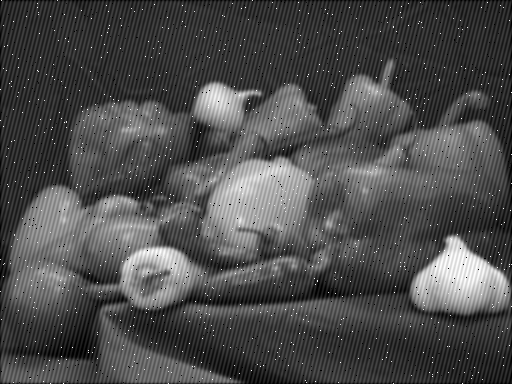
#> input picture images/input.png, 512 x 384 px; the run also reads 1 picture not shown here
$ python main.py
#> lines starting #> are read from the running program, lines starting #| are printed output that depends on the picture; after the words box and inside, x2 and y2 are one past the last pixel; in counts of white or black regions, pixels touching at a corner belong together; long printed decimals are rounded
#> in read_image, returned value is the input picture: shape (384, 512); min 0, max 255, mean 75.9
#> call 2 of read_image, with path = 'images/original.png'
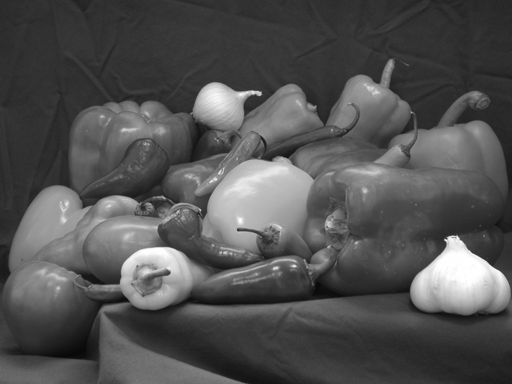
#> input picture images/original.png, 512 x 384 px
#> in read_image, returned value is the input picture: shape (384, 512); min 8, max 255, mean 81.7
### notch_filter.py
import cv2
import numpy as np

from magnitude_spectrum import get_magnitude_spectrum, reverse_transform


def read_reject_filter():
    img = cv2.imread("images/notch-reject-filter.png", cv2.IMREAD_UNCHANGED)

    h, w, _ = img.shape
#> h = 384; w = 512
    result = np.ones((h, w), dtype=np.uint8)

    for v in range(h):
        for u in range(w):
            if img[v, u][3] != 0:
                result[v, u] = 0
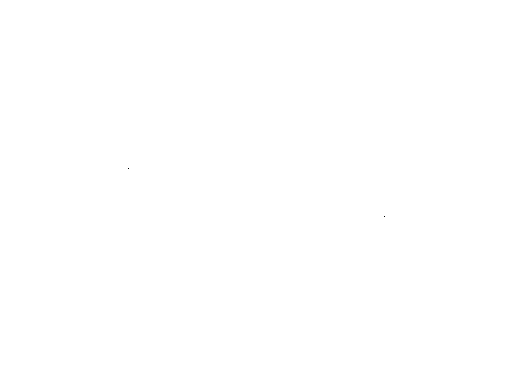
#> result: shape (384, 512); values 0 (black) and 1 (white), 100% white; black in thin lines or dots, all inside (x1, y1, x2, y2) = (128, 168, 385, 217)

    return result


def notch_filter(img):
    reject_filter = read_reject_filter()

    f, fshift, _ = get_magnitude_spectrum(img)

    f_filtered = np.multiply(fshift, reject_filter)
    img_back = reverse_transform(f_filtered)

    return np.uint8(img_back)

### magnitude_spectrum.py
import numpy as np


def get_magnitude_spectrum(img):
    f = np.fft.fft2(img)
    fshift = np.fft.fftshift(f)
    magnitude_spectrum = 20 * np.log(np.abs(fshift))
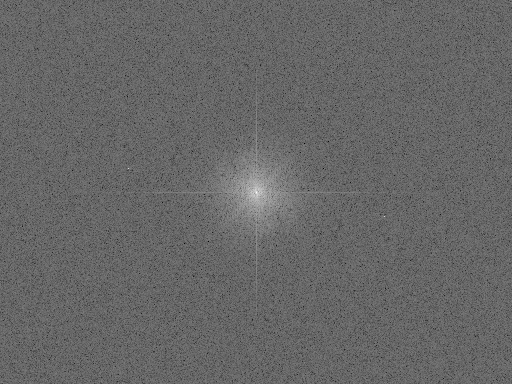
#> magnitude_spectrum: shape (384, 512) float64; min 60.23, max 330.4, mean 169.4; drawn with min black and max white
    return f, fshift, magnitude_spectrum


def reverse_transform(fshift):
    f_ishift = np.fft.ifftshift(fshift)
    img = np.fft.ifft2(f_ishift)
    return np.abs(img)

### snp.py
import cv2
import numpy as np

from median_filter import selective_median_filter


def read_noise_matrix():
    img = cv2.imread("images/snp_noise.png", cv2.IMREAD_UNCHANGED)
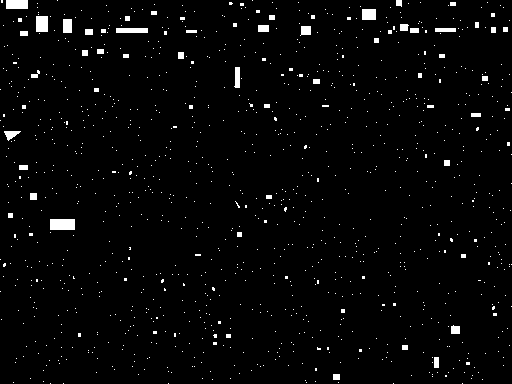
#> input picture images/snp_noise.png, 512 x 384 px
#> img is the input picture: shape (384, 512, 4); mean B, G, R, A 6, 6, 6, 2.6
    if img is None:
        return None

    return img


# [18 lines left out: function scan_noise_matrix, not called in this run]


def sp_denoise(img):
    sp_noise_matrix = read_noise_matrix()
    if sp_noise_matrix is None:
        sp_noise_matrix = scan_noise_matrix(img, 3, 0.74)

    return selective_median_filter(img, 3, sp_noise_matrix)

### median_filter.py
import cv2
import numpy as np


def selective_median_filter(img, kernel_size, noise_matrix):
#> called with kernel_size = 3
    pad_size = int((kernel_size - 1) / 2)
    pad_img = cv2.copyMakeBorder(img, *[pad_size] * 4, cv2.BORDER_DEFAULT)

    result = np.zeros_like(img)

    h, w = img.shape
#> h = 384; w = 512
    for v in range(h):
        for u in range(w):
            if noise_matrix[v, u][3] == 0:
                result[v, u] = img[v, u]
                continue
            m1 = pad_img[v: v + kernel_size, u: u + kernel_size]
            m2 = m1.reshape(-1)
            m3 = np.sort(m2)
            result[v, u] = m3[kernel_size + 1]

    return result

### unsharp_mask.py
import cv2
import numpy as np


def unsharp_mask(image, kernel_size=(5, 5), sigma=1.0, amount=1.0, threshold=0):
    """
    Return a sharpened version of the image, using an unsharp mask.

    see https://stackoverflow.com/a/55590133
    """
#> called with kernel_size = (11, 11), sigma = 11, amount = 1, threshold = 0
    blurred = cv2.GaussianBlur(image, kernel_size, sigma)
    sharpened = float(amount + 1) * image - float(amount) * blurred
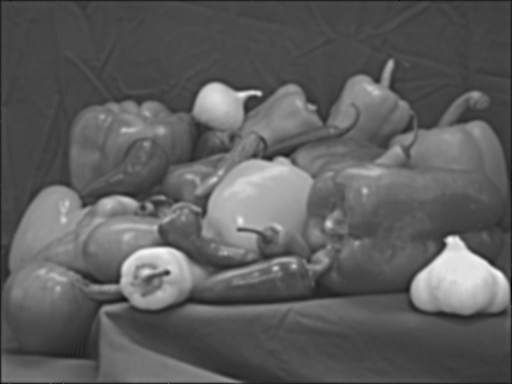
#> sharpened: shape (384, 512) float64; min -41, max 273, mean 74.8; drawn with min black and max white
    sharpened = np.maximum(sharpened, np.zeros(sharpened.shape))
    sharpened = np.minimum(sharpened, 255 * np.ones(sharpened.shape))
    sharpened = sharpened.round().astype(np.uint8)
    if threshold > 0:
        low_contrast_mask = np.absolute(image - blurred) < threshold
        np.copyto(sharpened, image, where=low_contrast_mask)
    return sharpened

### mean_square_error.py
def mean_square_error(orig_img, output_img):
    diff = orig_img - output_img
    sq_diff = diff ** 2
    return sq_diff.mean()

### main.py
import sys
from pathlib import Path

import cv2
import matplotlib.pyplot as plt

from mean_square_error import mean_square_error
from notch_filter import notch_filter
from snp import sp_denoise
from unsharp_mask import unsharp_mask


def print_fatal(s: str):
    sys.stderr.write(s)
    sys.exit(1)


def validate_version():
    major, minor = sys.version_info[0:2]
    if major < 3 or minor < 10:
        print_fatal(f"Python interpreter must be {major}.{minor} or greater.")


def validate_path(path: Path):
    if not path.is_file():
        print_fatal("Specified file path is invalid.")


def read_image(path: str):
    path = Path(path)
    validate_path(path)
    return cv2.imread(str(path), cv2.IMREAD_GRAYSCALE)


def read_input_image():
    return read_image("images/input.png")


def read_original_image():
    return read_image("images/original.png")


def main():
    validate_version()
    in_img = read_input_image()
    orig_img = read_original_image()

    step1_img = notch_filter(in_img)
    step2_img = sp_denoise(step1_img)
    step3_img = unsharp_mask(step2_img, sigma=11, kernel_size=(11, 11))

    plots = [
        [in_img, "Input Image"],
        [step1_img, "Periodic Noise Filter"],
        [step2_img, "S&P Noise Filter"],
        [step3_img, "Sharpened - Output Image"],
    ]

    plt.rcParams["figure.figsize"] = (20, 10)
    _, axs = plt.subplots(ncols=len(plots))
    axs = axs.flatten()

    for p, ax in zip(plots, axs):
        im, title = p
        ax = ax
        ax.set_title(title)
        ax.imshow(im, cmap="gray")
#> this loop made 4 passes
#> title on passes 1 to 4: 'Input Image', 'Periodic Noise Filter', 'S&P Noise Filter', 'Sharpened - Output Image'

    plt.show()

    print(mean_square_error(orig_img, in_img))
#> in mean_square_error, `diff = orig_img - output_img`:
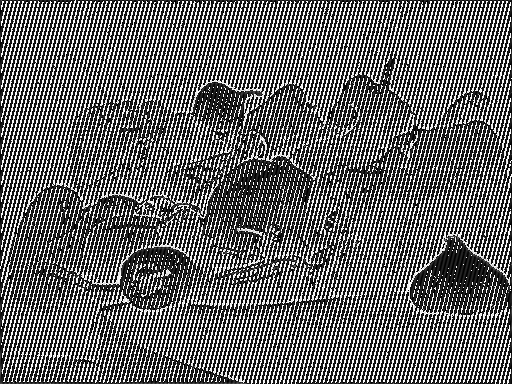
#> diff: shape (384, 512); min 0, max 255, mean 103.2
#| 90.841
    print(mean_square_error(orig_img, step1_img))
#| 52.945
    print(mean_square_error(orig_img, step2_img))
#| 52.398
    print(mean_square_error(orig_img, step3_img))
#> in mean_square_error (call 4), `sq_diff = diff ** 2`:
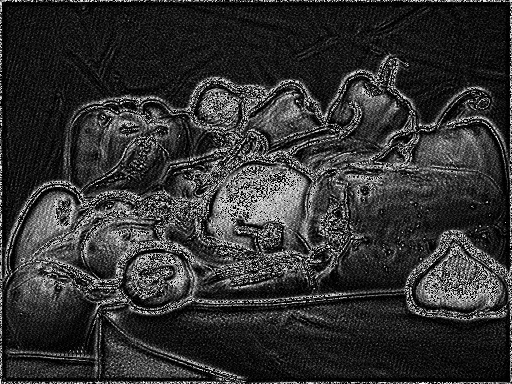
#> sq_diff: shape (384, 512); min 0, max 249, mean 50.2
#| 50.207


if __name__ == '__main__':
    main()
